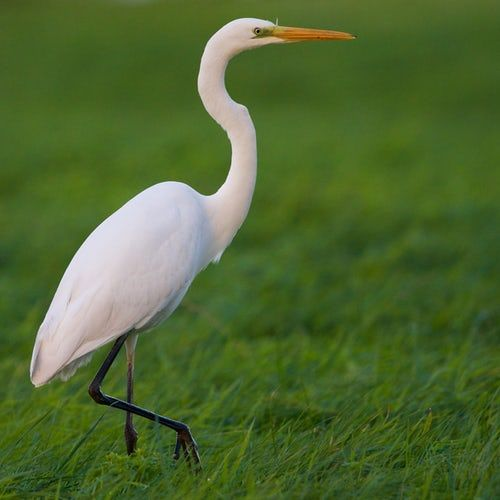
#> input picture Assignment6/image.jpg, 500 x 500 px
$ jupyter execute dipAssignment6.ipynb
#> lines starting #> are read from the running program, lines starting #| are printed output that depends on the picture; after the words box and inside, x2 and y2 are one past the last pixel; in counts of white or black regions, pixels touching at a corner belong together
[cell 1]
import matplotlib.pyplot as plt
import numpy as np
import cv2

[cell 2]
img = []
title = ['Initial Grayscale Image', 'Averaging Filtered Image',
         'Salt & Pepper Noisy Image', 'Averaging Filtered Noisy Image',
         'Gaussian Blur Noisy Image', 'Median Filtered Noisy Image']
x = 3
y = 2

plt.figure(figsize = (30, 60))

imgPath = './image.jpg'
image = plt.imread(imgPath)
#> image is the input picture: shape (500, 500, 3); mean R, G, B 79.6, 104.1, 49.7

grayImg = cv2.cvtColor(image, cv2.COLOR_RGB2GRAY)
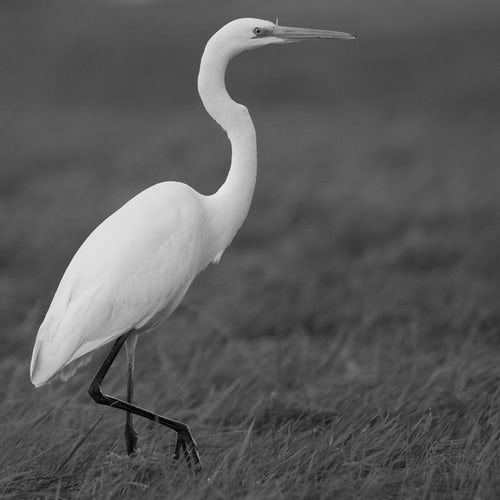
#> grayImg: shape (500, 500); min 1, max 252, mean 90.6
img.append(grayImg)

avgKernel = np.array([[1/9, 1/9, 1/9],[1/9, 1/9, 1/9],[1/9, 1/9, 1/9]])
avgFiltering = cv2.filter2D(grayImg, -1, avgKernel)
img.append(avgFiltering)

noiseAmount = 5000
xNoise = np.random.randint(grayImg.shape[0], size=noiseAmount)
yNoise = np.random.randint(grayImg.shape[1], size=noiseAmount)
noisyImg = np.copy(grayImg)
for i in range(noiseAmount):
    noisePixel = np.random.randint(2)
    noisyImg[xNoise[i],yNoise[i]] = noisePixel*255
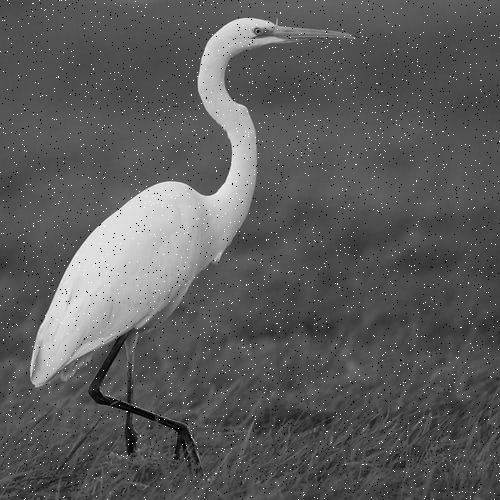
#> noisyImg: shape (500, 500); 1.98% of pixels changed, all inside (x1, y1, x2, y2) = (0, 0, 500, 500)

img.append(noisyImg)

avgFiltering = cv2.filter2D(noisyImg, -1, avgKernel)
img.append(avgFiltering)

gaussBlurImg = cv2.GaussianBlur(noisyImg,(5,5),0)
img.append(gaussBlurImg)

medianImg = cv2.medianBlur(noisyImg,5)
img.append(medianImg)

for i in range(len(img)):
    plt.subplot(x, y, i+1)
    plt.title(title[i], fontsize=30)
    plt.imshow(img[i], cmap='gray')
#> this loop made 6 passes

plt.savefig('Processed-Image.jpg')
